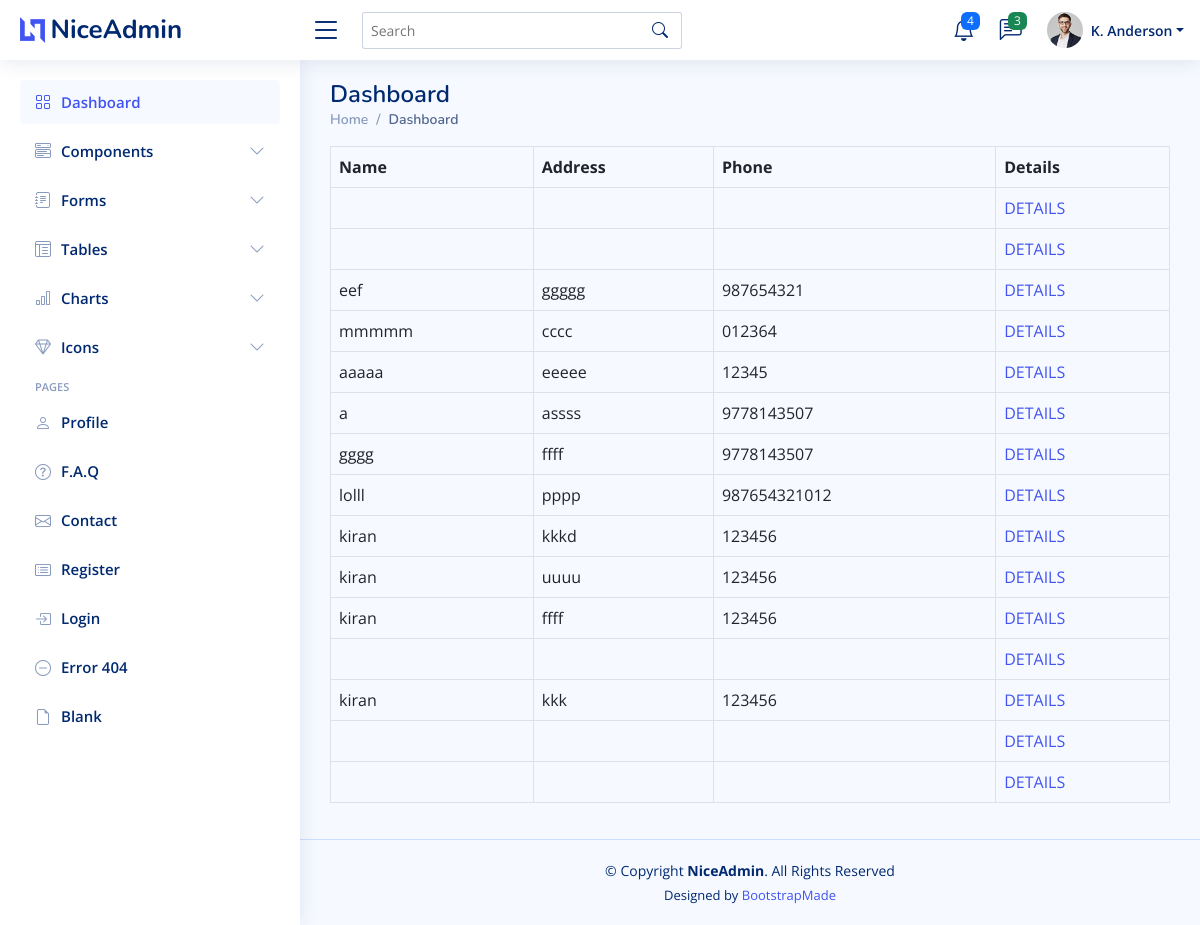
The page /viewbuyerorder/ (signed in) on the database its author committed.
### buyer/models.py (models this page shows)
class order_tb(models.Model):
    name=models.CharField(max_length=20)
    address=models.CharField(max_length=20)
    phone=models.CharField(max_length=20)
    orderdate=models.CharField(max_length=20,default="pending")
    ordertime=models.CharField(max_length=20,default="pending")
    buyerid=models.ForeignKey(register_tb,on_delete=models.CASCADE)
    status=models.CharField(max_length=20,default="pending")

### seller/views.py (the view)
# urls.py: path('viewbuyerorder/',sellerview.viewbuyerorder,name="viewbuyerorder"),
def viewbuyerorder(request):
    seller=product_tb.objects.filter(sellerid=request.session['id']).values('id')
    orderitem=orderitem_tb.objects.filter(productid_id__in=seller).select_related('orderid').values('orderid_id')
    order=order_tb.objects.filter(id__in=orderitem)
    return render(request,"viewbuyerorder.html",{'or':order})

### template/viewbuyerorder.html
{% extends 'sellerbase.html' %}
{% block content %}
<table class="table table-bordered">
	<thead>
	  <tr>
		<th scope="col">Name</th>
		<th scope="col">Address</th>
		<th scope="col">Phone</th>
		<th scope="col">Details</th>
	  </tr>
	</thead>
	<tbody>
		{% for o in or %}
		<tr>
		<td>{{o.name}}</td>
		<td>{{o.address}}</td>
		<td>{{o.phone}}</td>
	<td><a href="{% url 'svodetails' o.id %}">DETAILS</a></td>
	</tr>
{% endfor %}
	</tbody>
  </table>
{% endblock %}

### static/NiceAdmin/assets/css/style.css (style rules this page uses)
:root { scroll-behavior: smooth; }
body { font-family: "Open Sans", sans-serif; background: #f6f9ff; color: #444444; }

### rows shown on the page
order_tb: name "eef", address "ggggg", phone "987654321"
order_tb: name "mmmmm", address "cccc", phone "012364"
order_tb: name "aaaaa", address "eeeee", phone "12345"
order_tb: name "a", address "assss", phone "9778143507"
order_tb: name "gggg", address "ffff", phone "9778143507"
order_tb: name "lolll", address "pppp", phone "987654321012"
order_tb: name "kiran", address "kkkd", phone "123456"
order_tb: name "kiran", address "uuuu", phone "123456"
order_tb: name "kiran", address "ffff", phone "123456"
order_tb: name "kiran", address "kkk", phone "123456"
